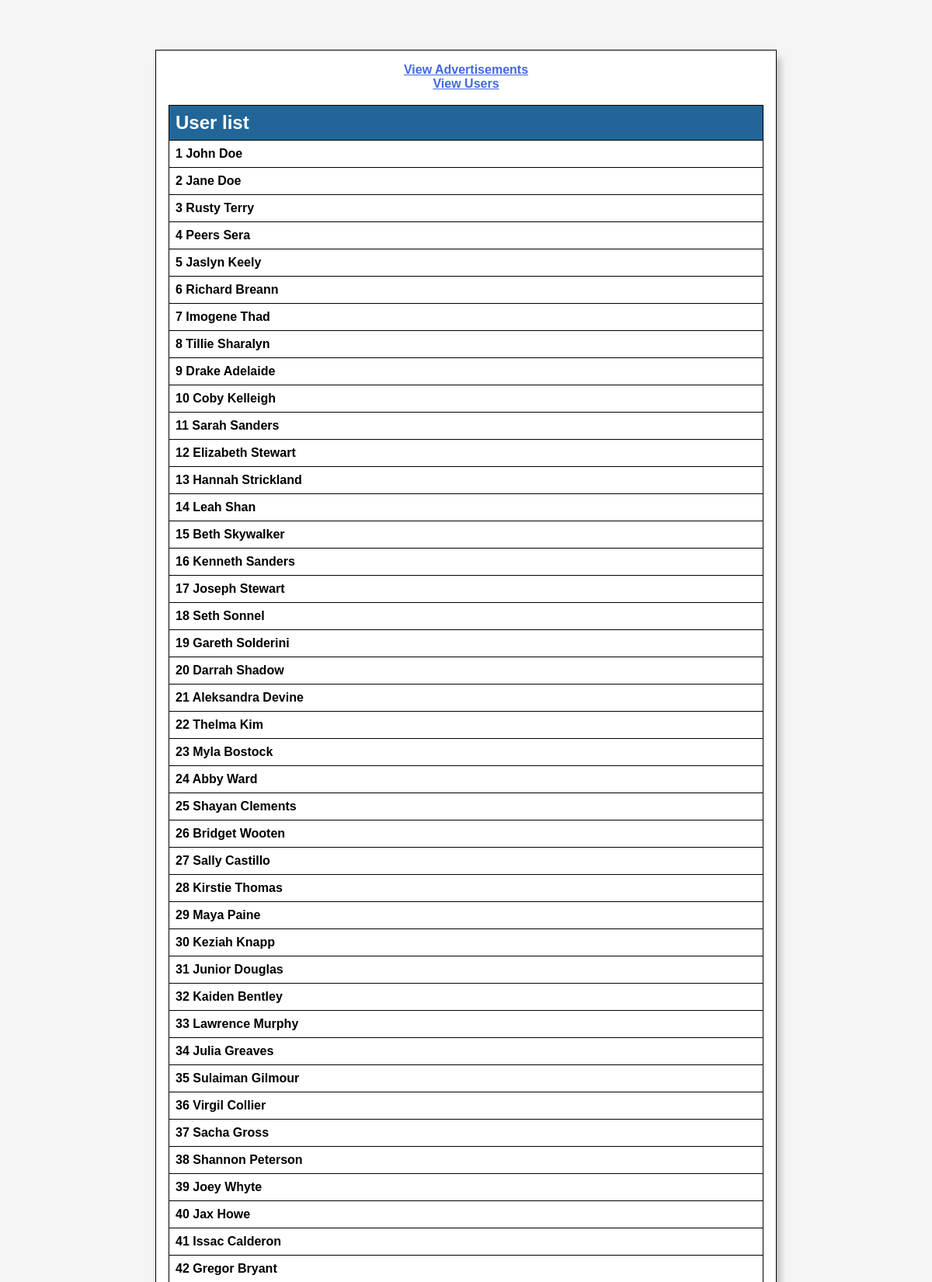
Page /?action=list_users (upper part) on the committed database.
### tables this page shows
CREATE TABLE `users` (
  `id` int(11) NOT NULL,
  `name` varchar(255) NOT NULL
);

### controller/query.php (called while the page is built, shortened)
<?php
    function get_users() {
        global $db;
        $query = 'SELECT * FROM users ORDER BY id';
        $statement = $db->prepare($query);
        $statement->execute();
        $users = $statement->fetchAll();
        return $users;
    }

### index.php (called while the page is built)
<?php
    require('model/database.php');
    require('controller/query.php');
    require('controller/action.php');

### view/user_list.php (the view, shortened to what this page needs)
<?php include('view/header.php') ?>
<?php if($users) { ?>
<section id="list" class="list">
    <header class="list__row list__header">
        <h1>
            User list
        </h1>
    </header>
    <?php foreach ($users as $user) : ?>
    <div class="list__row">
        <div class="list__item">
            <p class="bold"><?= $user['id'] ." ". $user['name'] ?></p>
        </div>
    </div>
    <?php endforeach; ?>
</section>
<?php } else { ?>
<p>No categories exist yet.</p>
<?php } ?>
<br>
<?php include('view/footer.php') ?>

### rows in the picture
users: id "1", name "John Doe"
users: id "2", name "Jane Doe"
users: id "3", name "Rusty Terry"
users: id "4", name "Peers Sera"
users: id "5", name "Jaslyn Keely"
users: id "6", name "Richard Breann"
users: id "7", name "Imogene Thad"
users: id "8", name "Tillie Sharalyn"
users: id "9", name "Drake Adelaide"
users: id "10", name "Coby Kelleigh"
users: id "11", name "Sarah Sanders"
users: id "12", name "Elizabeth Stewart"
users: id "13", name "Hannah Strickland"
users: id "14", name "Leah Shan"
users: id "15", name "Beth Skywalker"
users: id "16", name "Kenneth Sanders"
users: id "17", name "Joseph Stewart"
users: id "18", name "Seth Sonnel"
users: id "19", name "Gareth Solderini"
users: id "20", name "Darrah Shadow"
users: id "21", name "Aleksandra Devine"
users: id "22", name "Thelma Kim"
users: id "23", name "Myla Bostock"
users: id "24", name "Abby Ward"
users: id "25", name "Shayan Clements"
users: id "26", name "Bridget Wooten"
users: id "27", name "Sally Castillo"
users: id "28", name "Kirstie Thomas"
users: id "29", name "Maya Paine"
users: id "30", name "Keziah Knapp"
users: id "31", name "Junior Douglas"
users: id "32", name "Kaiden Bentley"
users: id "33", name "Lawrence Murphy"
users: id "34", name "Julia Greaves"
users: id "35", name "Sulaiman Gilmour"
users: id "36", name "Virgil Collier"
users: id "37", name "Sacha Gross"
users: id "38", name "Shannon Peterson"
users: id "39", name "Joey Whyte"
users: id "40", name "Jax Howe"
users: id "41", name "Issac Calderon"
users: id "42", name "Gregor Bryant"
